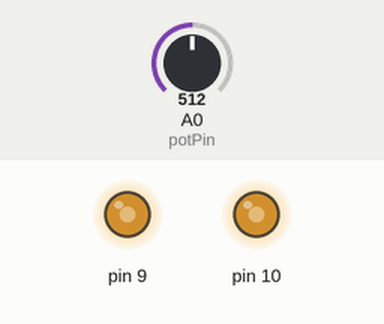
A sketch run on a simulated Arduino Uno, built with avr-gcc and run on an emulated ATmega328P. Parts: output pins drawn as LEDs (lit = HIGH). Inputs (shaded band) come from the test bench; at power-on: A0 (potPin) = 512.

Above: at 7.2 s.
7.3 s: A0 (potPin) set to 1010
At 7.9 s:
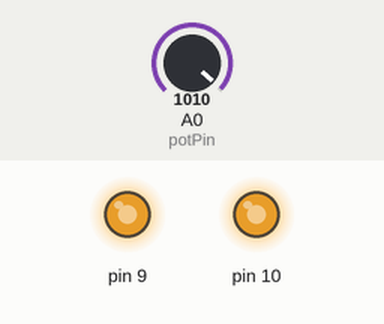
8.8 s: A0 (potPin) set to 511
At 10.0 s:
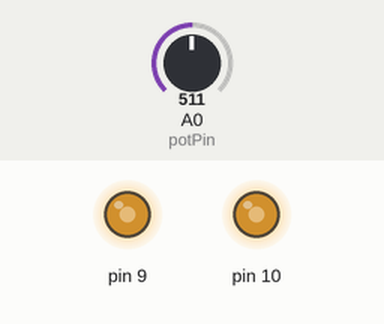
10.3 s: A0 (potPin) set to 0
At 11.4 s:
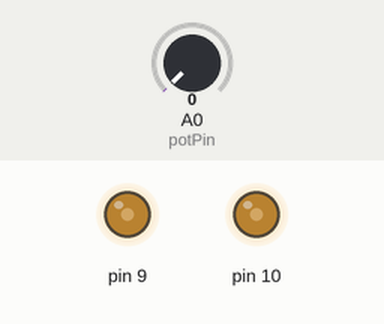
Timing chart, 0 to 13.3 s (numbered marks = the images above; inputs shaded):
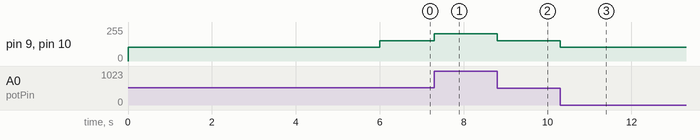

The sketch:

SchietSysteem.ino
```cpp
// DJI 420 Lite ESC – 400 Hz PWM
// Pins: D9 (OC1A) & D10 (OC1B)

const int potPin = A0;

const int escMin = 1000; // µs
const int escMax = 2000;

const int deadZone = 50;

void setup() {
  pinMode(9, OUTPUT);
  pinMode(10, OUTPUT);
  pinMode(potPin, INPUT);

  // -------- TIMER1 SETUP --------
  TCCR1A = 0;
  TCCR1B = 0;

  // Fast PWM, TOP = ICR1 (mode 14)

  TCCR1A |= (1 << COM1A1) | (1 << COM1B1);
  TCCR1A |= (1 << WGM11);
  TCCR1B |= (1 << WGM12) | (1 << WGM13);

  // Prescaler = 8 → 2 MHz timer
  TCCR1B |= (1 << CS11);

  // 2 MHz / 400 Hz = 5000 ticks → 2.5 ms
  ICR1 = 5000;

  // Start at minimum throttle
  OCR1A = escMin * 2;
  OCR1B = escMin * 2;

  delay(6000); // ESC arming time
}

void loop() {
  // langzaam op naar 1200 µs

  int potWaarde = analogRead(potPin);
  int pulse = map(potWaarde, 0,1023, 1000, 2000);


  OCR1A = pulse * 2;
  OCR1B = pulse * 2;

  /*
    OCR1A = 1200 * 2;
  OCR1B = 1200 * 2;
  delay(3000);

  OCR1A = 1400 * 2;
  OCR1B = 1400 * 2;
  delay(3000);

  OCR1A = 1000 * 2;
  OCR1B = 1000 * 2;
  delay(5000);
  */

}
```

StappenMotor.ino
```cpp

```

Measured:
- after the input at 7.3 s, pin 9, pin 10: 153/255 → 203/255 at once
- after the input at 8.8 s, pin 9, pin 10: 203/255 → 153/255 at once
- after the input at 10.3 s, pin 9, pin 10: 153/255 → 102/255 at once
